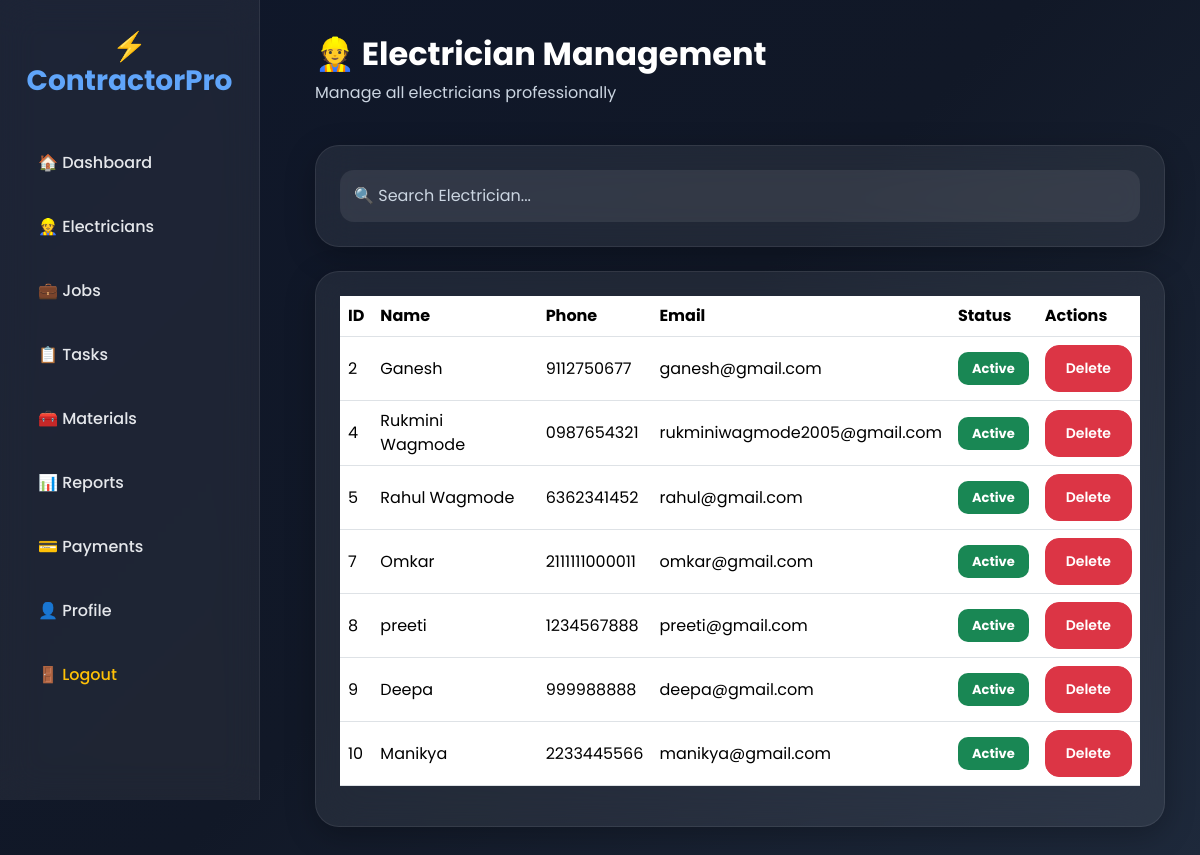
Before: /electricians.html with the older database file.
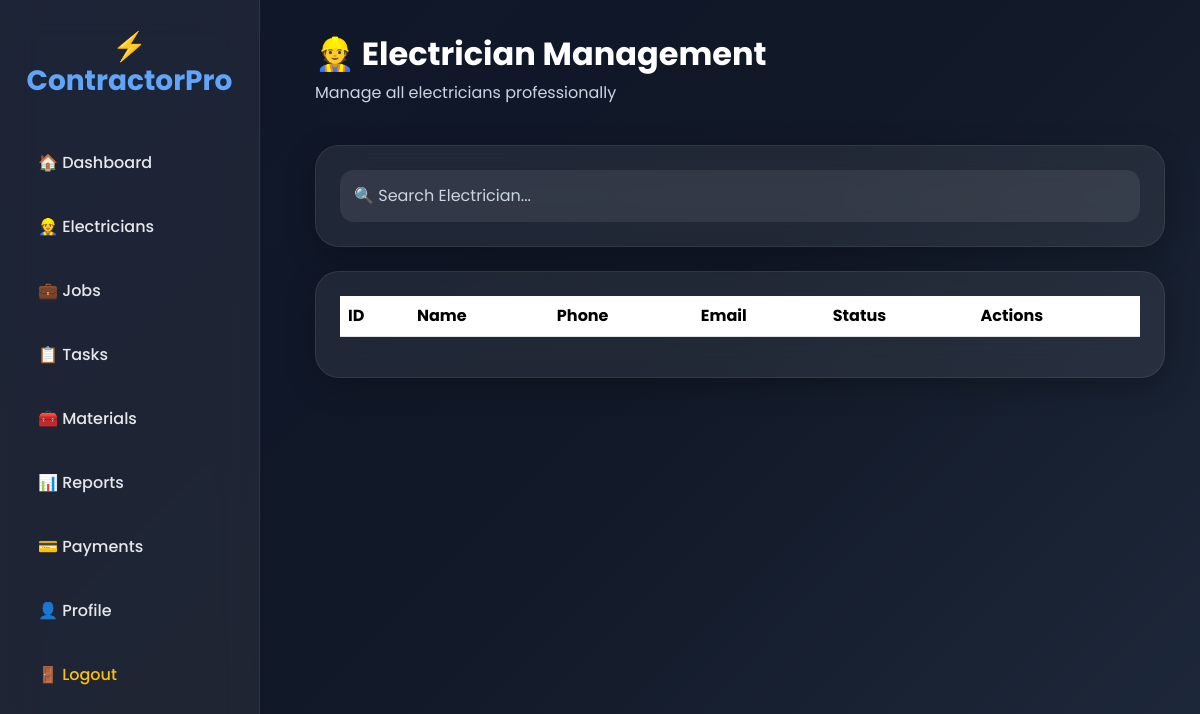
After: the same page with the newer database file.
### tables this page shows
CREATE TABLE users (
        id INTEGER PRIMARY KEY AUTOINCREMENT,
        name TEXT,
        phone TEXT,
        email TEXT,
        role TEXT,
        password TEXT
    );

### app.py (the view)
@app.route('/electricians.html')
def electricians_page():
    conn = sqlite3.connect('database.db')
    cursor = conn.cursor()
    cursor.execute("""
        SELECT id, name, phone, email
        FROM users
        WHERE LOWER(role)='electrician'
    """)
    electricians = cursor.fetchall()
    conn.close()
    return render_template(
        "electricians.html",
        electricians=electricians
    )

### templates/electricians.html (shortened to what this page needs)
<!DOCTYPE html>
<html lang="en">
<head>
<link href="https://cdn.jsdelivr.net/npm/bootstrap@5.3.2/dist/css/bootstrap.min.css" rel="stylesheet">
<link rel="stylesheet" href="/static/css/style.css">
</head>
<body>
<div class="sidebar">
<h3>⚡ ContractorPro</h3>
<a href="/dashboard.html">🏠 Dashboard</a>
<a href="/electricians.html">👷 Electricians</a>
<a href="/jobs">💼 Jobs</a>
<a href="/tasks">📋 Tasks</a>
<a href="/materials">🧰 Materials</a>
<a href="/reports">📊 Reports</a>
<a href="/payments">💳 Payments</a>
<a href="/profile">👤 Profile</a>
<a href="/" class="text-warning">🚪 Logout</a>
</div>
<div class="main-content">
<div class="d-flex justify-content-between align-items-center mb-4">
<div>
<h2 class="fw-bold">
👷 Electrician Management
</h2>
<p class="text-muted">
Manage all electricians professionally
</p>
</div>
</div>
<div class="card p-4 mb-4">
<input
    type="text"
    id="searchInput"
    class="form-control"
    placeholder="🔍 Search Electrician..."
>
</div>
<div class="card p-4">
<div class="table-responsive">
<table class="table align-middle" id="electricianTable">
<thead>
<tr>
<th>ID</th>
<th>Name</th>
<th>Phone</th>
<th>Email</th>
<th>Status</th>
<th>Actions</th>
</tr>
</thead>
<tbody>
{% for e in electricians %}
<tr>
<td>{{ e[0] }}</td>
<td>{{ e[1] }}</td>
<td>{{ e[2] }}</td>
<td>{{ e[3] }}</td>
<td>
<span class="badge bg-success">
Active
</span>
</td>
<td>
<a
    href="/delete/{{ e[0] }}"
    class="btn btn-danger btn-sm"
>
Delete
</a>
</td>
</tr>
{% endfor %}
</tbody>
</table>
</div>
</div>
</div>
</body>
</html>

Changed rows visible on the page:
no longer on this page (row edited): users: id "2", name "Ganesh", phone "9112750677", email "ganesh@gmail.com"
no longer on this page (row edited): users: id "4", name "Rukmini Wagmode", phone "0987654321", email "rukminiwagmode2005@gmail.com"
removed users: id "5", name "Rahul Wagmode", phone "6362341452", email "rahul@gmail.com"
removed users: id "7", name "Omkar", phone "2111111000011", email "omkar@gmail.com"
removed users: id "8", name "preeti", phone "1234567888", email "preeti@gmail.com"
removed users: id "9", name "Deepa", phone "999988888", email "deepa@gmail.com"
removed users: id "10", name "Manikya", phone "2233445566", email "manikya@gmail.com"
